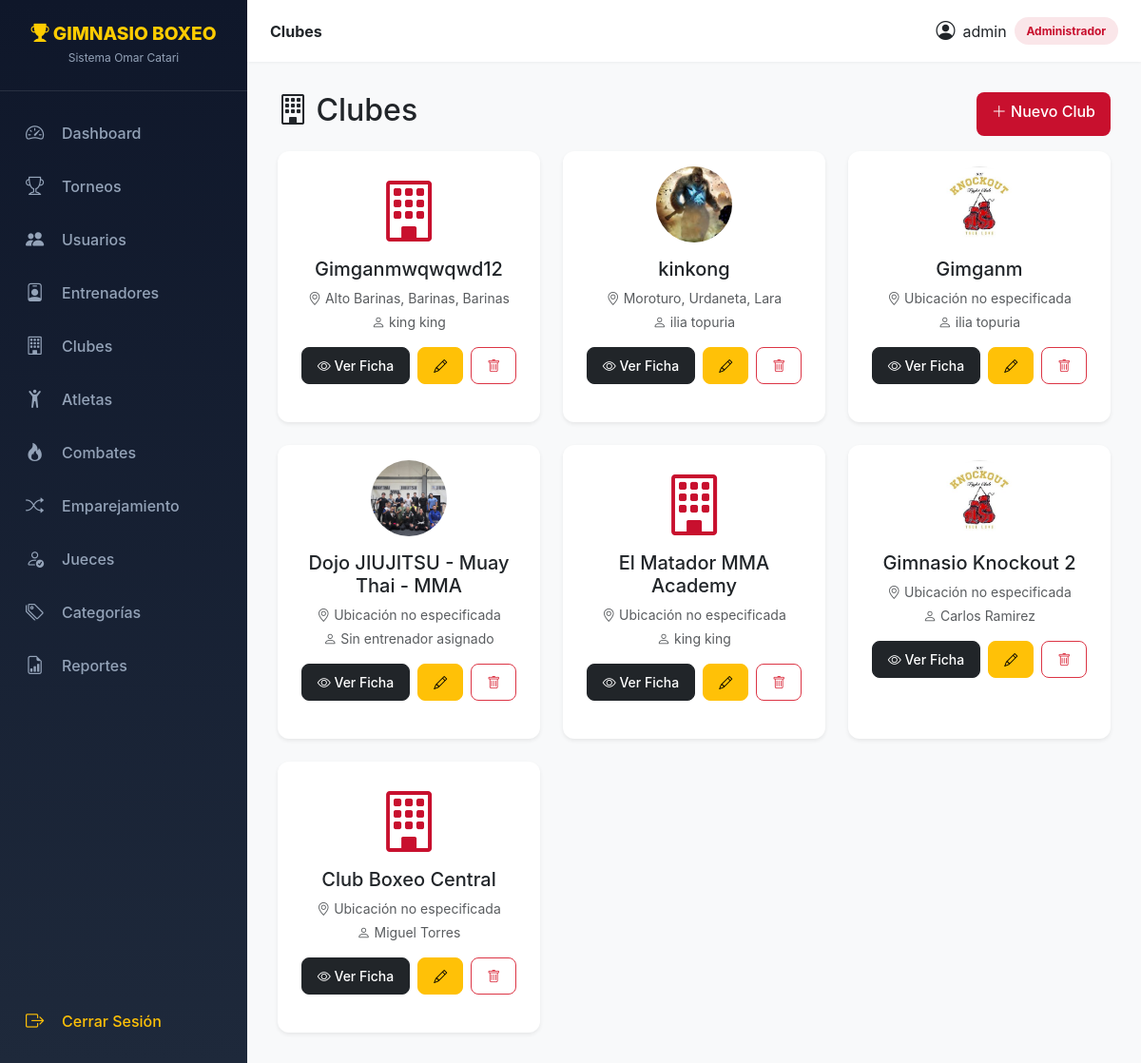
The app's page /index.php?c=clubes&a=index (signed in) with its own data.
### tables this page shows
CREATE TABLE `clubes` (
  `id_club` int NOT NULL,
  `nombre_club` varchar(100) NOT NULL,
  `ubicacion` text,
  `telefono` varchar(20) DEFAULT NULL,
  `correo` varchar(100) DEFAULT NULL,
  `logo` varchar(255) DEFAULT NULL,
  `id_parroquia` int DEFAULT NULL
);

### core/Controller.php (called while the page is built, shortened)
<?php
abstract class Controller {
    protected function view(string $vista, array $datos = [], string $layout = 'main'): void {
        extract($datos);
        $contenidoVista = __DIR__ . '/../views/' . $vista . '.php';
        include $contenidoVista;
        $contenido = ob_get_clean();
        include __DIR__ . '/../views/layouts/' . $layout . '.php';
    }
}

### controllers/ClubesController.php (called while the page is built, shortened)
<?php
class ClubesController extends Controller {
    public function index(): void {
        try {
            $clubes = (new Club())->todos();
            $this->view('clubes/index', compact('clubes'));
        } catch (Exception $e) {
            $_SESSION['error'] = "Error al cargar la lista de clubes";
            $this->redirect('index.php?c=dashboard&a=index');
        }
    }
}

### index.php (called while the page is built, shortened)
<?php
spl_autoload_register(function ($class) {
    $directorios = [
        'models' => __DIR__ . '/models/',
        'controllers' => __DIR__ . '/controllers/',
    ];
    foreach ($directorios as $tipo => $directorio) {
        $archivo = $directorio . $class . '.php';
        if (file_exists($archivo)) {
            return true;
        }
    }
    return false;
});
$accion = $_GET['a'] ?? 'login';
try {
    $ctrl = new $claseControlador();
    $ctrl->$accion();
} catch (Exception $e) {
    error_log("Error en el controlador: " . $e->getMessage());
    if (defined('DEBUG') && DEBUG === true) {
        die("Error: " . $e->getMessage());
    } else {
        die("Error interno del servidor. Por favor, contacte al administrador.");
    }
}

### core/Database.php (called while the page is built, shortened)
<?php
class Database {
    private static $instance = null;
    private function __construct() {
        try {
            $dsn = "mysql:host=".DB_HOST.";dbname=".DB_NAME.";charset=utf8mb4";
            $this->pdo = new PDO($dsn, DB_USER, DB_PASS, [
                PDO::ATTR_ERRMODE => PDO::ERRMODE_EXCEPTION,
                PDO::ATTR_DEFAULT_FETCH_MODE => PDO::FETCH_ASSOC,
            ]);
        } catch (PDOException $e) {
            die("Error de conexión: " . $e->getMessage());
        }
    }
    public static function getInstance(): PDO {
        if (self::$instance === null) {
            self::$instance = new self();
        }
        return self::$instance->pdo;
    }
}

### core/Model.php (called while the page is built, shortened)
<?php
abstract class Model {
    public function __construct() {
        $this->db = Database::getInstance();
    }
}

### models/Club.php (called while the page is built, shortened)
<?php
class Club extends Model {
    public function todos(): array {
        try {
            $sql = "SELECT c.*,
                    (SELECT CONCAT(e.pnombre_entrenador, ' ', e.apellido_entrenador)
                     FROM entrenador_club ec JOIN entrenadores e ON ec.id_entrenador = e.id_entrenador
                     WHERE ec.id_club = c.id_club LIMIT 1) AS entrenador,
                    p.nombre_parroquia, m.nombre_municipio, est.nombre_estado
                    FROM clubes c
                    LEFT JOIN parroquias p ON c.id_parroquia = p.id_parroquia
                    LEFT JOIN municipios m ON p.id_municipio = m.id_municipio
                    LEFT JOIN estados est ON m.id_estado = est.id_estado
                    ORDER BY c.id_club DESC";
            return $this->db->query($sql)->fetchAll();
        } catch (Exception $e) { error_log($e->getMessage()); return []; }
    }
}

### views/clubes/index.php (the view, shortened to what this page needs)
<?php $rol = $_SESSION['usuario']['rol'] ?? 'Consulta'; ?>
<div class="d-flex justify-content-between mb-3">
    <h2><i class="bi bi-building"></i> Clubes</h2>
    <?php if($rol !== 'Consulta'): ?>
        <a href="?c=clubes&a=form" class="btn btn-primary">
            <i class="bi bi-plus-lg"></i> Nuevo Club
        </a>
    <?php endif; ?>
</div>
<div class="row g-4">
    <?php foreach($clubes as $c): ?>
    <div class="col-md-6 col-lg-4">
        <div class="card h-100 shadow-sm">
            <div class="card-body text-center">
                <?php if($c['logo']): ?>
                    <img src="<?= BASE_URL . htmlspecialchars($c['logo']) ?>" class="club-logo mb-3" style="width: 80px; height: 80px; object-fit: cover; border-radius: 50%;">
                <?php else: ?>
                    <i class="bi bi-building" style="font-size: 4rem; color: #c8102e"></i>
                <?php endif; ?>
                <h5 class="card-title"><?= htmlspecialchars($c['nombre_club']) ?></h5>
                <p class="text-muted small mb-1">
                    <i class="bi bi-geo-alt"></i>
                    <?php
                    $partes = array_filter([
                        $c['nombre_parroquia'] ?? null,
                        $c['nombre_municipio'] ?? null,
                        $c['nombre_estado'] ?? null
                    ]);
                    echo htmlspecialchars(implode(', ', $partes) ?: 'Ubicación no especificada');
                    ?>
                </p>
                <p class="text-muted small">
                    <i class="bi bi-person"></i> <?= htmlspecialchars($c['entrenador'] ?? 'Sin entrenador asignado') ?>
                </p>
                                <div class="mt-3 d-flex flex-wrap justify-content-center gap-2">
                    <a href="?c=clubes&a=ver&id=<?= $c['id_club'] ?>" class="btn btn-sm btn-dark">
                        <i class="bi bi-eye"></i> Ver Ficha
                    </a>
                    <?php if($rol !== 'Consulta'): ?>
                        <a href="?c=clubes&a=form&id=<?= $c['id_club'] ?>" class="btn btn-sm btn-warning">
                            <i class="bi bi-pencil"></i>
                        </a>
                    <?php endif; ?>
                    <?php if($rol === 'Administrador'): ?>
                        <a href="?c=clubes&a=eliminar&id=<?= $c['id_club'] ?>"
                           class="btn btn-sm btn-outline-danger"
                           onclick="return confirm('¿Estás seguro de que deseas eliminar este club? Solo es posible si no tiene atletas asociados.')">
                            <i class="bi bi-trash"></i>
                        </a>
                    <?php endif; ?>
                </div>
            </div>
        </div>
    </div>
    <?php endforeach; ?>
</div>

### views/layouts/main.php (shortened to what this page needs)
<?php  $rol = $_SESSION['usuario']['rol'] ?? ''; ?>
<!DOCTYPE html>
<html lang="es">
<head>
    <link href="https://cdn.jsdelivr.net/npm/bootstrap@5.3.2/dist/css/bootstrap.min.css" rel="stylesheet">
    <link href="https://cdn.jsdelivr.net/npm/bootstrap-icons@1.11.1/font/bootstrap-icons.css" rel="stylesheet">
    <link href="https://cdn.datatables.net/1.13.7/css/dataTables.bootstrap5.min.css" rel="stylesheet">
    <link href="https://cdn.datatables.net/buttons/2.4.2/css/buttons.bootstrap5.min.css" rel="stylesheet">
    <link href="https://cdn.datatables.net/responsive/2.5.0/css/responsive.bootstrap5.min.css" rel="stylesheet">
    <link href="https://cdn.jsdelivr.net/npm/select2@4.1.0-rc.0/dist/css/select2.min.css" rel="stylesheet" />
    <link href="https://cdn.jsdelivr.net/npm/select2-bootstrap-5-theme@1.3.0/dist/select2-bootstrap-5-theme.min.css" rel="stylesheet" />
    <link href="<?= BASE_URL ?>public/css/style.css" rel="stylesheet">
    <link href="<?= BASE_URL ?>public/css/validaciones.css" rel="stylesheet">
</head>
<body class="bg-light">
<nav class="sidebar d-none d-lg-flex flex-column">
    <div class="brand">
        <h4><i class="bi bi-trophy-fill"></i> GIMNASIO BOXEO</h4>
        <small>Sistema Omar Catari</small>
    </div>
    <ul class="nav flex-column mt-3 flex-grow-1">
        <li><a class="nav-link" href="?c=dashboard&a=index"><i class="bi bi-speedometer2"></i> Dashboard</a></li>
        <li><a class="nav-link" href="?c=torneos&a=index"><i class="bi bi-trophy"></i> Torneos</a></li>
        <?php if ($rol === 'Administrador'): ?>
        <li><a class="nav-link" href="?c=usuarios&a=index"><i class="bi bi-people-fill"></i> Usuarios</a></li>
        <?php endif; ?>
        <li><a class="nav-link" href="?c=entrenadores&a=index"><i class="bi bi-person-badge"></i> Entrenadores</a></li>
        <li><a class="nav-link" href="?c=clubes&a=index"><i class="bi bi-building"></i> Clubes</a></li>
        <li><a class="nav-link" href="?c=atletas&a=index"><i class="bi bi-person-arms-up"></i> Atletas</a></li>
        <li>
            <a class="nav-link" href="?c=combates&a=index">
                <i class="bi bi-fire"></i> Combates
            </a>
        </li>
        <?php if (in_array($rol, ['Administrador','Entrenador'])): ?>
        <li><a class="nav-link" href="?c=combates&a=sugerir"><i class="bi bi-shuffle"></i> Emparejamiento</a></li>
        <?php endif; ?>
        <?php if ($rol === 'Administrador'): ?>
        <li><a class="nav-link" href="?c=jueces&a=index"><i class="bi bi-person-check"></i> Jueces</a></li>
        <li><a class="nav-link" href="?c=categorias&a=index"><i class="bi bi-tags"></i> Categorías</a></li>
        <?php endif; ?>
        <li><a class="nav-link" href="?c=reportes&a=index"><i class="bi bi-file-earmark-bar-graph"></i> Reportes</a></li>
        <li class="mt-auto mb-3"><a class="nav-link text-warning" href="?c=auth&a=logout"><i class="bi bi-box-arrow-right"></i> Cerrar Sesión</a></li>
    </ul>
</nav>
<div class="main-wrapper">
    <header class="topbar">
        <div class="d-flex align-items-center">
            <strong class="text-dark"><?= htmlspecialchars(($_GET['c'] ?? '') ? ucfirst($_GET['c']) : 'Dashboard') ?></strong>
        </div>
        <div class="user-info d-flex align-items-center gap-2">
            <i class="bi bi-person-circle fs-5"></i>
            <span class="d-none d-sm-inline"><?= htmlspecialchars($_SESSION['usuario']['username'] ?? '') ?></span>
            <span class="badge-rol"><?= htmlspecialchars($rol) ?></span>
        </div>
    </header>
    <main class="content-area">
        <?= $contenido ?>
    </main>
</div>
<div class="toast-container position-fixed bottom-0 end-0 p-3" style="z-index: 9999;">
</div>
</body>
</html>

### public/css/style.css (style rules this page uses)
:root { --primary: #c8102e; --primary-dark: #8b0a1f; --accent: #ffcc00; --dark: #0f172a; --gray: #1e293b; --light: #f8fafc; --sidebar-width: 260px; --topbar-height: 65px; }
body { background-color: var(--light); font-family: 'Inter', 'Segoe UI', Roboto, sans-serif; margin: 0; padding: 0; overflow-x: hidden; display: flex; min-height: 100vh; }
.sidebar { width: var(--sidebar-width); background: linear-gradient(180deg, var(--dark) 0%, var(--gray) 100%); color: #fff; position: fixed; top: 0; bottom: 0; left: 0; z-index: 1040; overflow-y: auto; transition: all 0.3s ease; }
.main-wrapper { flex: 1; margin-left: var(--sidebar-width); display: flex; flex-direction: column; min-height: 100vh; width: calc(100% - var(--sidebar-width)); transition: all 0.3s ease; }
.topbar { height: var(--topbar-height); background: #ffffff; box-shadow: 0 1px 3px rgba(0,0,0,0.05); display: flex; justify-content: space-between; align-items: center; padding: 0 1.5rem; position: sticky; top: 0; z-index: 1030; }
.content-area { flex: 1; padding: 2rem; overflow-y: auto; }
.sidebar .brand { padding: 1.5rem 1rem; text-align: center; border-bottom: 1px solid rgba(255,255,255,0.1); }
.sidebar .brand h4 { color: var(--accent); font-weight: 800; margin: 0; font-size: 1.2rem; }
.sidebar .brand small { color: #94a3b8; font-size: 0.75rem; }
.sidebar .nav-link { color: #94a3b8; padding: 0.85rem 1.5rem; font-weight: 500; display: flex; align-items: center; transition: all 0.2s ease; border-left: 3px solid transparent; }
.sidebar .nav-link i { font-size: 1.2rem; width: 30px; margin-right: 0.5rem; }
.topbar .badge-rol { background: rgba(200, 16, 46, 0.1); color: var(--primary); padding: 0.35rem 0.8rem; border-radius: 20px; font-size: 0.75rem; font-weight: 700; }
.card { border: none; border-radius: 12px; box-shadow: 0 4px 12px rgba(0,0,0,0.03); background: #fff; margin-bottom: 1.5rem; transition: transform 0.2s ease, box-shadow 0.2s ease; }
.btn { border-radius: 8px; font-weight: 500; padding: 0.5rem 1rem; transition: all 0.2s; }
.btn-primary { background: var(--primary); border: none; }

### records on screen
clubes: nombre_club "Gimganmwqwqwd12", partes "Alto Barinas, Barinas, Barinas", entrenador "king king"
clubes: logo (picture), nombre_club "kinkong", partes "Moroturo, Urdaneta, Lara", entrenador "ilia topuria"
clubes: logo (picture), nombre_club "Gimganm", partes "Ubicación no especificada", entrenador "ilia topuria"
clubes: logo (picture), nombre_club "Dojo JIUJITSU - Muay Thai - MMA", partes "Ubicación no especificada", entrenador "Sin entrenador asignado"
clubes: nombre_club "El Matador MMA Academy", partes "Ubicación no especificada", entrenador "king king"
clubes: logo (picture), nombre_club "Gimnasio Knockout 2", partes "Ubicación no especificada", entrenador "Carlos Ramirez"
clubes: nombre_club "Club Boxeo Central", partes "Ubicación no especificada", entrenador "Miguel Torres"

### other values on screen
$_SESSION['usuario']['username'] "admin"
$rol "Administrador"
